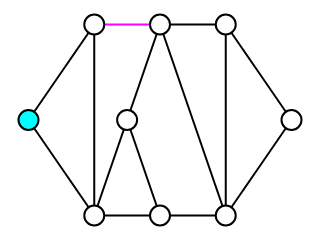

Source (notebook cell):
### Markdown cell above
Os atributos `color` são exibidos na visualização.

### Code cell
sn.show_graph(ug)

### Figure 1 — Plotly figure (JSON) as saved in the notebook; plotly's stock layout.template omitted (floating-point values rounded to 4 significant figures)
{"data": [{"hoverinfo": "none", "line": {"color": "rgb(0, 0, 0)", "width": 2}, "mode": "lines", "x": [0, 0.25, null, 0, 0.25, null, 0.25, 0.25, null, 0.5, 0.75, null, 0.5, 0.75, null, 0.5, 0.375, null, 0.75, 1, null, 0.75, 0.75, null, 1, 0.75, null, 0.75, 0.5, null, 0.5, 0.25, null, 0.5, 0.375, null, 0.25, 0.375, null], "y": [0.5, 1, null, 0.5, 0, null, 1, 0, null, 1, 1, null, 1, 0, null, 1, 0.5, null, 1, 0.5, null, 1, 0, null, 0.5, 0, null, 0, 0, null, 0, 0, null, 0, 0.5, null, 0, 0.5, null]}, {"hoverinfo": "none", "line": {"color": "rgb(255, 0, 255)", "width": 2}, "mode": "lines", "x": [0.25, 0.5, null], "y": [1, 1, null]}, {"hoverinfo": "none", "marker": {"color": "rgb(0, 255, 255)", "line": {"color": "rgb(0, 0, 0)", "width": 2}, "size": 20}, "mode": "markers+text", "text": [], "textfont": {"color": "rgb(0, 0, 0)"}, "textposition": "middle center", "x": [0], "y": [0.5]}, {"hoverinfo": "none", "marker": {"color": "rgb(255, 255, 255)", "line": {"color": "rgb(0, 0, 0)", "width": 2}, "size": 20}, "mode": "markers+text", "text": [], "textfont": {"color": "rgb(0, 0, 0)"}, "textposition": "middle center", "x": [0.25, 0.5, 0.75, 1, 0.75, 0.5, 0.25, 0.375], "y": [1, 1, 1, 0.5, 0, 0, 0, 0.5]}], "layout": {"height": 180, "margin": {"b": 0, "l": 0, "r": 0, "t": 0}, "showlegend": false, "width": 320, "xaxis": {"showgrid": false, "showticklabels": false, "zeroline": false}, "yaxis": {"showgrid": false, "showticklabels": false, "zeroline": false}}}
